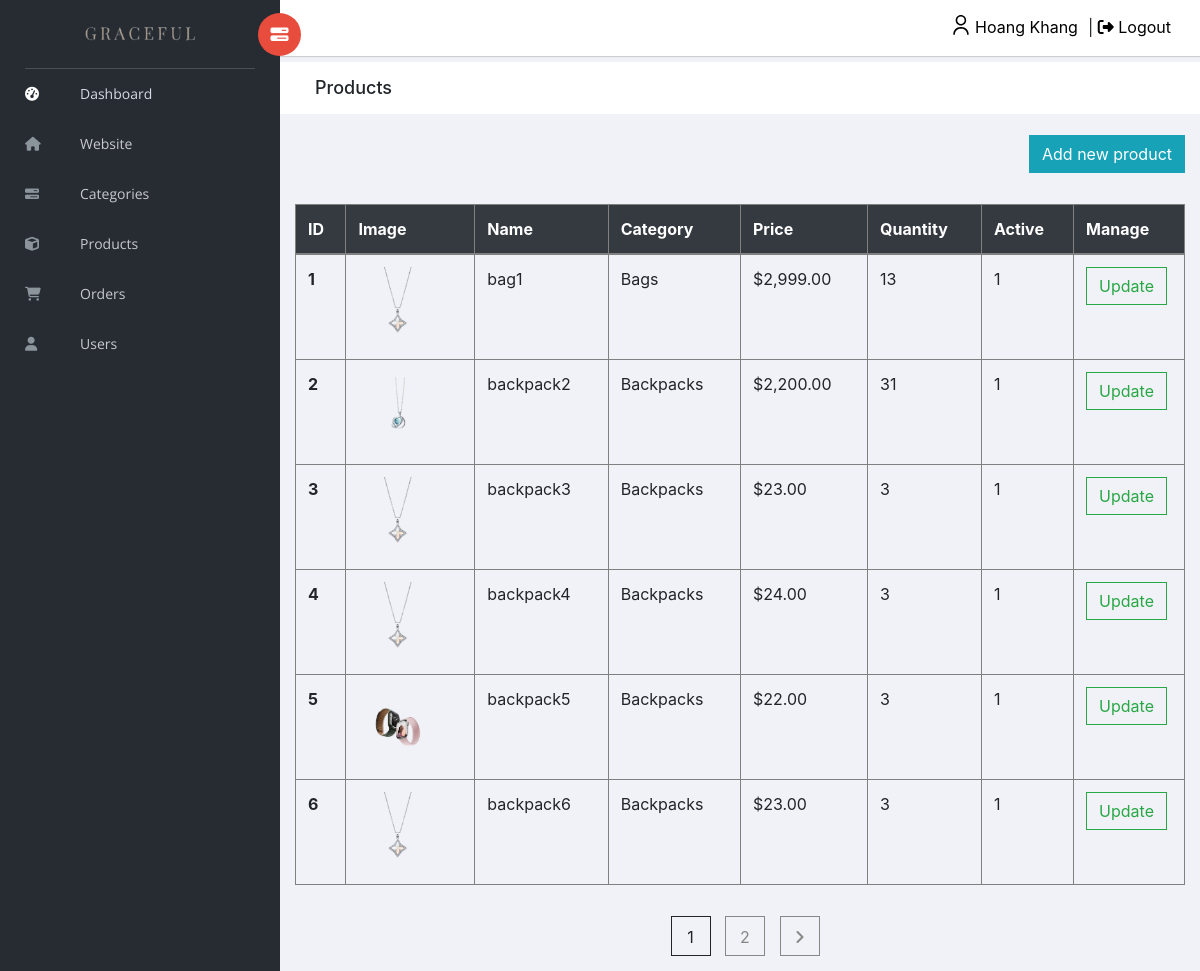
Page /admin/product.php (signed in) on the committed database.
### tables this page shows
CREATE TABLE `product` (
  `product_id` int(11) NOT NULL,
  `category_id` int(11) NOT NULL,
  `product_name` varchar(255) NOT NULL,
  `product_price` varchar(100) NOT NULL,
  `product_quantity` int(11) NOT NULL,
  `product_image` varchar(50) NOT NULL,
  `product_material` varchar(255) NOT NULL,
  `product_active` int(11) NOT NULL,
  `product_description` varchar(255) NOT NULL
);

CREATE TABLE `category` (
  `category_id` int(11) NOT NULL,
  `category_name` varchar(50) NOT NULL
);

### admin/product.php (the view, shortened to what this page needs)
<?php
include("../db/connect.php");
$productPerPage = 6;
$pageNum = 1;
$adjacents = 2;
$offset = ($pageNum - 1) * $productPerPage;
$sql = "SELECT * FROM product";
$result = mysqli_query($conn, $sql);
$numrows = mysqli_num_rows($result);
$maxPage = ceil($numrows / $productPerPage);
$self = "product.php?";
$nav  = '';
?>
<?php
include("include/head.php");
?>
<body>
    <?php
    include('header.php');
    ?>
    <?php
    $sql_productAdmin = mysqli_query($conn, "SELECT * FROM category, product
    WHERE category.category_id = product.category_id ORDER BY product_id asc" . " LIMIT $offset, $productPerPage");
    ?>
    <form action="manageProduct.php?manage=add" method="POST" style="text-align: right;">
        <div class="row" style="margin:0;">
            <div class="col">
                <button style="margin-top:15px;" name="addProduct" type="submit" class="btn btn-info">Add new product</button>
            </div>
        </div>
    </form>
    <div style="padding:15px;">
        <table style="border:1px solid grey" class="table table-bordered">
            <thead class="thead-dark">
                <tr>
                    <th class="bor-white" scope="col">ID</th>
                    <th class="bor-white" scope="col">Image</th>
                    <th class="bor-white" scope="col">Name</th>
                    <th class="bor-white" scope="col">Category</th>
                    <th class="bor-white" scope="col">Price</th>
                    <th class="bor-white" scope="col">Quantity</th>
                    <th class="bor-white" scope="col">Active</th>
                    <th class="bor-white" scope="col">Manage</th>
                </tr>
            </thead>
            <tbody>
                <?php
                while ($row_productAdmin = mysqli_fetch_array($sql_productAdmin)) {
                ?>
                    <tr>
                        <th scope="row"><?php echo $row_productAdmin['product_id'] ?></th>
                        <td>
                            <?php
                            if ($row_productAdmin['product_image'] != '') {
                            ?>
                                <img src="../images/<?php echo $row_productAdmin['product_image'] ?>" width="80">
                            <?php
                            }
                            ?>
                        </td>
                        <td><?php echo $row_productAdmin['product_name'] ?></td>
                        <td><?php echo $row_productAdmin['category_name'] ?></td>
                        <td><?php echo '$'.number_format($row_productAdmin['product_price'], 2) ?></td>
                        <td><?php echo $row_productAdmin['product_quantity'] ?></td>
                        <td><?php echo $row_productAdmin['product_active'] ?></td>
                        <td class="w-10">
                            <form style="display:inline;" action="manageProduct.php?manage=update&id=<?php echo $row_productAdmin['product_id'] ?>" method="POST">
                                <button style="margin-right: 5px;" type="submit" class="btn btn-outline-success">Update</button>
                            </form>
                        </td>
                    </tr>
                <?php
                }
                ?>
            </tbody>
        </table>
    </div>
    <div class="page-btn">
        <?php
        if ($maxPage > 1) {
            if ($pageNum > 1) {
                $page  = $pageNum - 1;
                $prev  = " <a href=\"$self&page=$page\"><span> <i class='fa-solid fa-angle-left'></i> </span></a>";
            } else {
                $prev  = '';
            }
            if ($maxPage < 6 + ($adjacents * 2)) {
                for ($counter = 1; $counter <= $maxPage; $counter++) {
                    if ($counter == $pageNum) {
                        $nav .= "<span> $counter </span>";
                    } else {
                        $nav .= "  <a href=\"$self&page=$counter\"><span> $counter </span></a> ";
                    }
                }
            }
            if ($pageNum < $maxPage) {
                $page = $pageNum + 1;
                $next = "<a href=\"$self&page=$page\"><span>  <i class='fa-solid fa-angle-right'></i> </span></a> ";
            } else {
                $next = '';
            }
            echo "<div style='text-align:center;'>$prev $nav $next </div>";
        }
        ?>
    </div>
</body>
</html>

### admin/assets/css/admin.css (style rules this page uses)
.bor-white { border-color: grey !important; }
.table-bordered td, .table-bordered th { border: 1px solid grey; }
.row { margin: 0 0 16px !important; }
.w-10 { width: 10%; }
.page-btn { margin: 0 auto 15px; }
.page-btn span { display: inline-block; border: 1px solid; margin-left: 10px; width: 40px; height: 40px; text-align: center; line-height: 40px; cursor: pointer; }

### rows in the picture
product: product_id "1", product_image (picture), product_name "bag1", category.category_name "Bags", product_price "2,999.00", product_quantity "13", product_active "1"
product: product_id "2", product_image (picture), product_name "backpack2", category.category_name "Backpacks", product_price "2,200.00", product_quantity "31", product_active "1"
product: product_id "3", product_image (picture), product_name "backpack3", category.category_name "Backpacks", product_price "23.00", product_quantity "3", product_active "1"
product: product_id "4", product_image (picture), product_name "backpack4", category.category_name "Backpacks", product_price "24.00", product_quantity "3", product_active "1"
product: product_id "5", product_image (picture), product_name "backpack5", category.category_name "Backpacks", product_price "22.00", product_quantity "3", product_active "1"
product: product_id "6", product_image (picture), product_name "backpack6", category.category_name "Backpacks", product_price "23.00", product_quantity "3", product_active "1"

### other values in the picture
$_SESSION['adminName'] "Hoang Khang"
$stringURL "Products"
